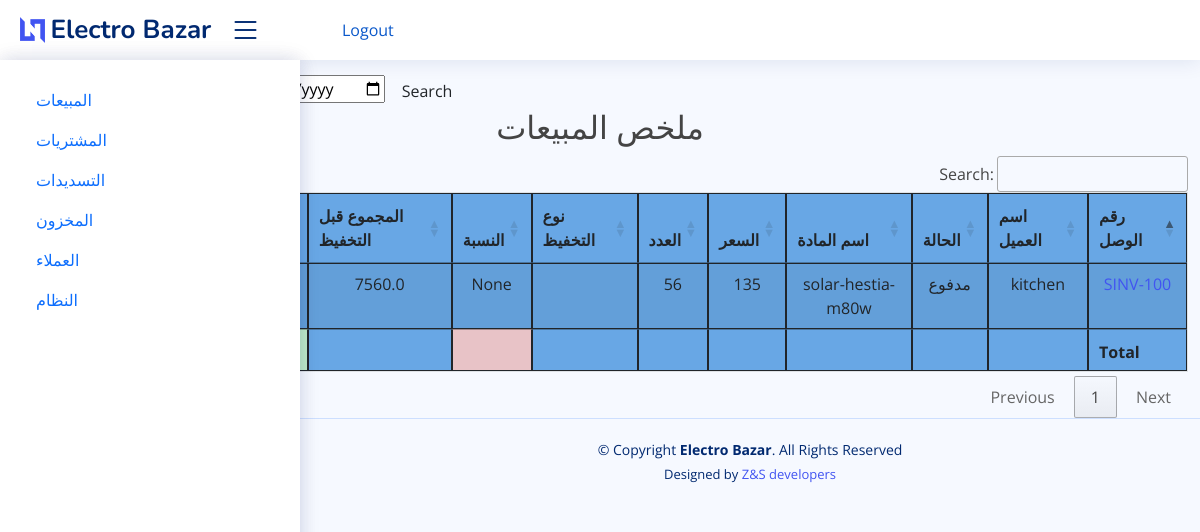
Page /sales_report on the committed database.
### electro/models.py (models this page shows, shortened)
class SaleItem(models.Model):
    sales_invoice = models.ForeignKey(SaleInvoice, on_delete=models.CASCADE)
    item = models.ForeignKey(Item, on_delete=models.CASCADE)
    qty = models.PositiveSmallIntegerField(default=1)
    sub_total = models.FloatField(validators=[MinValueValidator(0.01)],default=0)
    total_amt = models.FloatField(validators=[MinValueValidator(0.01)],default=0,editable=False)
    sale_date = models.DateTimeField(auto_now_add=True)
    discount_type = models.CharField(max_length=10, choices=(
        ('amount', 'Amount'),
        ('percentage', 'Percentage')
    ), blank=True)
    discount_value = models.FloatField(blank=True, null=True)
    class Meta:
        verbose_name_plural = '9. Sales Item'

class SaleInvoice(models.Model):
    STATUS = (
        ('مدفوع', 'مدفوع'),
        ('غير مدفوع', 'غير مدفوع'),
        ('قسط ', ' قسط'),
    )
    invoice_number = models.CharField(unique=True, editable=False, max_length=10)
    customer_name = models.ForeignKey(Customer, on_delete=models.CASCADE)
    status = models.CharField(max_length=10, choices=STATUS, default='مدفوع')
    date = models.DateTimeField()
    note = models.CharField(max_length=100, blank=True)
    class Meta:
        verbose_name_plural = '3. پسولەی فرۆشتن'

class Customer(models.Model):
    customer_name = models.CharField(max_length=50, blank=True)
    customer_mobile = models.CharField(max_length=50, blank=True)
    customer_address = models.TextField(blank=True)
    city = models.CharField(max_length=50, blank=True)
    class Meta:
        verbose_name_plural = '2. کڕیار'
    def __str__(self):
        return self.customer_name

class Item(models.Model):
    PRICELIST = (
        ('مفرد', 'مفرد'),
        ('جملة', 'جملة'),
        ('شراء', 'شراء'),
        ('قسط', 'قسط'),
    )
    name = models.CharField(max_length=255)
    price = models.PositiveIntegerField(default=1)
    price_list = models.CharField(max_length=8, choices=PRICELIST, default='مفرد')
    class Meta:
        verbose_name_plural = 'مواد'

### electro/views.py (the view)
# urls.py: path('sales_report', views.sales_repoert, name="sales_report"),
def sales_repoert(request):
    s_reports = SaleItem.objects.select_related()
    s_inv_reports = SaleInvoice.objects.select_related()
    myFilter = Sales_Filter(request.GET, queryset=s_reports)
    s_reports = myFilter.qs
    reports = list(chain(s_reports, s_inv_reports))
    context = {'s_reports': s_reports, 'myFilter': myFilter}
    return render(request, 'electro/reports/sales_report.html', context)

### electro/templates/electro/reports/sales_report.html (shortened to what this page needs)
{% extends 'electro/base.html' %}
{% block content %}
    <br>
    <br> <br>
    <form class="form-a">
        To: <input type="date" value={{ myFilter.form.min_date }}</input>
        <button type="submit" class="btn btn-b">Search</button>
    </form>
    <h2 class="text-center"> ملخص المبيعات </h2>
    <table id="example1" class="table table-striped" style="background-color: #68a7e5" dir="rtl">
        <thead>
        <tr>
            <th>رقم الوصل</th>
            <th>اسم العميل</th>
            <th>الحالة</th>
            <th>اسم المادة</th>
            <th>السعر</th>
            <th>العدد</th>
            <th>نوع التخفيظ</th>
            <th>النسبة</th>
            <th> المجموع قبل التخفيظ</th>
            <th> المجموع بعد التخفيظ</th>
            <th>التاريخ</th>
        </tr>
        </thead>
        <tbody>
        {% for i in s_reports %}
            <tr align="center">
                <td><a href="{% url 'single_sale' i.sales_invoice.id %}">{{ i.sales_invoice.invoice_number }}</a></td>
                <td>{{ i.sales_invoice.customer_name }}</td>
                <td>{{ i.sales_invoice.status }}</td>
                <td>{{ i.item.name }}</td>
                <td>{{ i.item.price }}</td>
                <td>{{ i.qty }}</td>
                <td>{{ i.discount_type }}</td>
                <td>{{ i.discount_value }}</td>
                <td>{{ i.sub_total }}</td>
                <td>{{ i.total_amt }}</td>
                <td>{{ i.sale_date }}</td>
            </tr>
        {% endfor %}
        </tbody>
        <tfoot>
        <th></th>
        <th></th>
        <th></th>
        <th></th>
        <th></th>
        <th></th>
        <th></th>
        <th style="background-color: #e8c3c7"></th>
        <th></th>
        </tfoot>
    </table>
{% endblock %}

### static/electro/assets/css/style.css (style rules this page uses)
:root { scroll-behavior: smooth; }
body { font-family: "Open Sans", sans-serif; background: #f6f9ff; color: #444444; }
a { color: #4154f1; text-decoration: none; }
h1, h2, h3, h4, h5, h6 { font-family: "Nunito", sans-serif; }

### rows in the picture
SaleItem: sales_invoice.invoice_number "SINV-100", sales_invoice.customer_name "kitchen", sales_invoice.status "مدفوع", item.name "solar-hestia-m80w", item.price "135", qty "56", discount_value "None", sub_total "7560.0"
